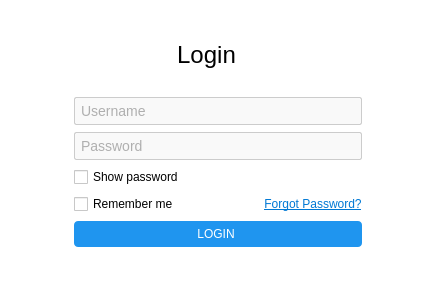
<?xml version="1.0" encoding="UTF-8"?>
<ui version="4.0">
 <class>Dialog</class>
 <widget class="QDialog" name="Dialog">
  <property name="geometry">
   <rect>
    <x>0</x>
    <y>0</y>
    <width>435</width>
    <height>293</height>
   </rect>
  </property>
  <property name="windowTitle">
   <string>Dialog</string>
  </property>
  <property name="styleSheet">
   <string notr="true">background-color: rgb(255, 255, 255);</string>
  </property>
  <layout class="QGridLayout" name="gridLayout">
   <item row="0" column="0">
    <widget class="QWidget" name="widget" native="true">
     <property name="styleSheet">
      <string notr="true">QLineEdit{
color: #666;
font-size: 14px;
padding: 4px;
border: 1px solid #ccc;
border-radius: 2px;
background-color: #f9f9f9;
}
QLineEdit:focus {
            border: 1px solid #0078d4;
            background-color: #fff;
        }</string>
     </property>
     <layout class="QVBoxLayout" name="verticalLayout_2">
      <item>
       <layout class="QHBoxLayout" name="horizontalLayout_4">
        <property name="leftMargin">
         <number>4</number>
        </property>
        <item>
         <spacer name="horizontalSpacer_6">
          <property name="orientation">
           <enum>Qt::Horizontal</enum>
          </property>
          <property name="sizeHint" stdset="0">
           <size>
            <width>138</width>
            <height>20</height>
           </size>
          </property>
         </spacer>
        </item>
        <item>
         <widget class="QLabel" name="label">
          <property name="font">
           <font>
            <pointsize>18</pointsize>
           </font>
          </property>
          <property name="text">
           <string>Login</string>
          </property>
          <property name="alignment">
           <set>Qt::AlignCenter</set>
          </property>
          <property name="margin">
           <number>2</number>
          </property>
         </widget>
        </item>
        <item>
         <spacer name="horizontalSpacer_7">
          <property name="orientation">
           <enum>Qt::Horizontal</enum>
          </property>
          <property name="sizeHint" stdset="0">
           <size>
            <width>118</width>
            <height>20</height>
           </size>
          </property>
         </spacer>
        </item>
        <item>
         <widget class="QPushButton" name="pushButton_4">
          <property name="minimumSize">
           <size>
            <width>20</width>
            <height>20</height>
           </size>
          </property>
          <property name="maximumSize">
           <size>
            <width>20</width>
            <height>20</height>
           </size>
          </property>
          <property name="cursor">
           <cursorShape>PointingHandCursor</cursorShape>
          </property>
          <property name="styleSheet">
           <string notr="true">border:none;</string>
          </property>
          <property name="text">
           <string/>
          </property>
          <property name="icon">
           <iconset resource="../../check/login_resources.qrc">
            <normaloff>:/icons/Close Symbol.png</normaloff>:/icons/Close Symbol.png</iconset>
          </property>
          <property name="iconSize">
           <size>
            <width>30</width>
            <height>30</height>
           </size>
          </property>
          <property name="checkable">
           <bool>true</bool>
          </property>
         </widget>
        </item>
       </layout>
      </item>
      <item>
       <layout class="QHBoxLayout" name="horizontalLayout_3">
        <item>
         <spacer name="horizontalSpacer_5">
          <property name="orientation">
           <enum>Qt::Horizontal</enum>
          </property>
          <property name="sizeHint" stdset="0">
           <size>
            <width>13</width>
            <height>156</height>
           </size>
          </property>
         </spacer>
        </item>
        <item>
         <layout class="QVBoxLayout" name="verticalLayout">
          <item>
           <widget class="QLineEdit" name="username_le">
            <property name="placeholderText">
             <string>Username</string>
            </property>
           </widget>
          </item>
          <item>
           <widget class="QLineEdit" name="password_le">
            <property name="placeholderText">
             <string>Password</string>
            </property>
           </widget>
          </item>
          <item>
           <layout class="QHBoxLayout" name="horizontalLayout_2">
            <item>
             <widget class="QCheckBox" name="show_password_cb">
              <property name="cursor">
               <cursorShape>PointingHandCursor</cursorShape>
              </property>
              <property name="text">
               <string>Show password</string>
              </property>
             </widget>
            </item>
            <item>
             <spacer name="horizontalSpacer_3">
              <property name="orientation">
               <enum>Qt::Horizontal</enum>
              </property>
              <property name="sizeHint" stdset="0">
               <size>
                <width>178</width>
                <height>20</height>
               </size>
              </property>
             </spacer>
            </item>
           </layout>
          </item>
          <item>
           <layout class="QHBoxLayout" name="horizontalLayout">
            <item>
             <widget class="QCheckBox" name="remember_me_cb">
              <property name="cursor">
               <cursorShape>PointingHandCursor</cursorShape>
              </property>
              <property name="text">
               <string>Remember me</string>
              </property>
             </widget>
            </item>
            <item>
             <spacer name="horizontalSpacer">
              <property name="orientation">
               <enum>Qt::Horizontal</enum>
              </property>
              <property name="sizeHint" stdset="0">
               <size>
                <width>40</width>
                <height>20</height>
               </size>
              </property>
             </spacer>
            </item>
            <item>
             <widget class="QPushButton" name="btn_forgot_pass">
              <property name="font">
               <font>
                <underline>true</underline>
               </font>
              </property>
              <property name="cursor">
               <cursorShape>PointingHandCursor</cursorShape>
              </property>
              <property name="styleSheet">
               <string notr="true">border:none;
color:#0078d4;</string>
              </property>
              <property name="text">
               <string>Forgot Password?</string>
              </property>
             </widget>
            </item>
           </layout>
          </item>
          <item>
           <widget class="QPushButton" name="btn_login">
            <property name="cursor">
             <cursorShape>PointingHandCursor</cursorShape>
            </property>
            <property name="styleSheet">
             <string notr="true">QPushButton{
border:none;
border-radius:4px;
padding:6px;
padding-left-10px;
padding-right:10px;
background-color: rgb(31, 149, 239);
color:white;





}
QPushButton:hover{
background-color:#1668a7;






}</string>
            </property>
            <property name="text">
             <string>LOGIN</string>
            </property>
           </widget>
          </item>
         </layout>
        </item>
        <item>
         <spacer name="horizontalSpacer_4">
          <property name="orientation">
           <enum>Qt::Horizontal</enum>
          </property>
          <property name="sizeHint" stdset="0">
           <size>
            <width>13</width>
            <height>156</height>
           </size>
          </property>
         </spacer>
        </item>
       </layout>
      </item>
     </layout>
    </widget>
   </item>
  </layout>
 </widget>
 <resources>
  <include location="../../check/login_resources.qrc"/>
 </resources>
 <connections>
  <connection>
   <sender>pushButton_4</sender>
   <signal>toggled(bool)</signal>
   <receiver>Dialog</receiver>
   <slot>close()</slot>
   <hints>
    <hint type="sourcelabel">
     <x>347</x>
     <y>56</y>
    </hint>
    <hint type="destinationlabel">
     <x>366</x>
     <y>24</y>
    </hint>
   </hints>
  </connection>
 </connections>
</ui>
